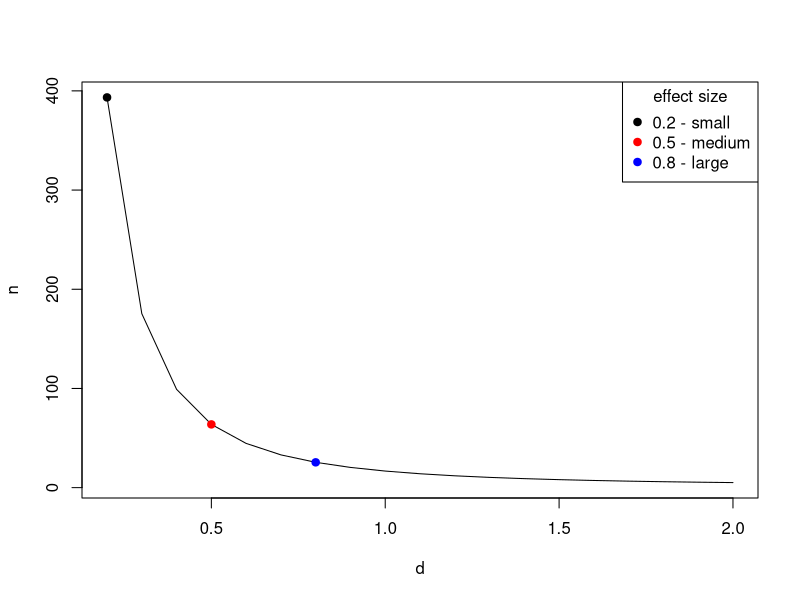
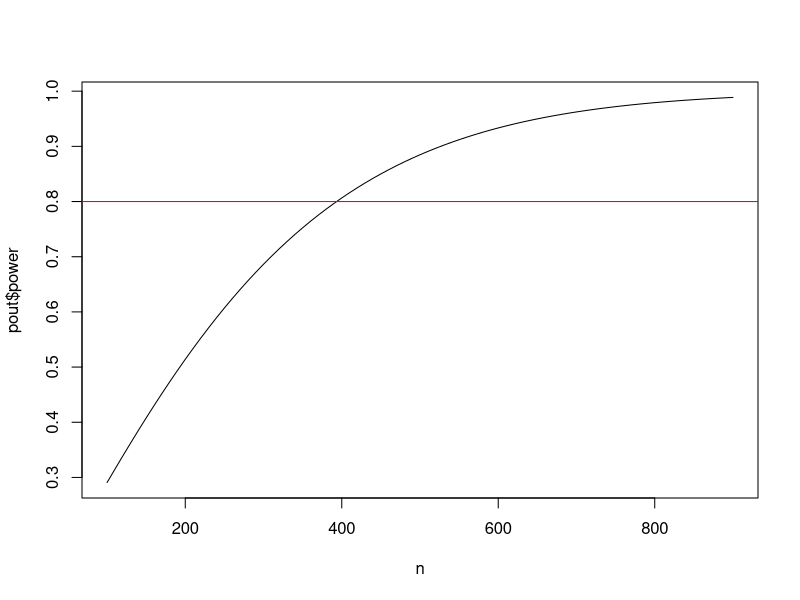
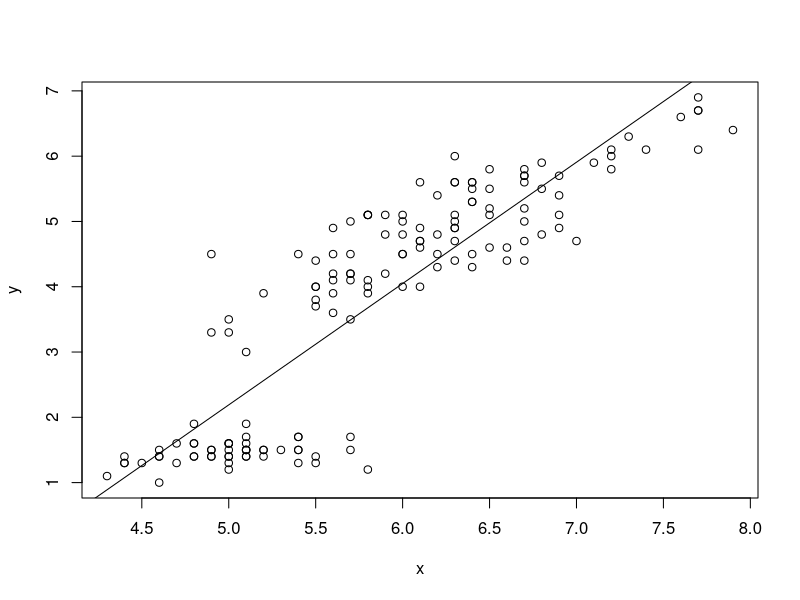

The R source for these figures, in order: (Note: this script raises an error after producing the figures.)
# Clay Ford
# Power and Sample Size Analysis
# Spring 2016
# UVa StatLab

# Power and sample size calculations for various statistical tests using the
# "pwr" package and a few built-in R functions


# install.packages("pwr")
library(pwr)


# pwr.p.test --------------------------------------------------------------

# one-sample test for proportions  (ES=h) 

# When we want to test if a proportion is equal to some hypothesized value 
# versus a null values, such as random chance, or 0.5. Notice it requires an
# effect size expressed as "h". Use the ES.h() function for this.

# This applies to our name tag example. Say we think people place name tags on 
# the left side of their chest 65% percent of the time versus random chance
# (50%). What sample size do we need to show this assuming a significance level
# (Type I error) of 0.05 and a desired power of 0.80?

# The effect size is .65 - .50 = .15. But notice that .16 - .01 = .15 as well. 
# The absolute differences are equal but notice their ratios:

0.65/0.50
0.16/0.01

# A difference of 0.16 and 0.01 is more dramatic than 0.65 and 0.50. Because of 
# this the latter difference requires a larger sample size than the former. 
# Hence the need to calculate an effect size that reflects this.

ES.h(p1 = 0.65, p2 = 0.50)
ES.h(p1 = 0.16, p2 = 0.01) # larger effect size

# NOTE: the effect size is calculated using an arcsine transformation.

# Now let's find the sample size. Notice we can use the ES.h function in the
# pwr.p.test function.

# In this particular statistical test, we want the p1 = alternative and p2 =
# Null: ES.h(p1 = 0.65, p2 = 0.50)

# How many people do I need to sample to reject the null of random chance (0.50)
# if the true proportion is 0.65, with 80% power and 0.05 significance?
pwr.p.test(h = ES.h(p1 = 0.65, p2 = 0.50), sig.level = 0.05, power = 0.80)

# We need 85 people to reject null with 80% probability and have only a 5%
# chance of Type I error.

# Say we think people place name tags on the left 75% percent of the time instead 
# of 50%. What is the power of our test if we survey 30 people provided
# we accept a significance level (Type I error) of 0.05? 
pwr.p.test(h = ES.h(p1 = 0.75, p2 = 0.50), n = 30, sig.level = 0.05)

# Notice the default is a "two.sided" test. This means we're simply testing that
# the alternative proportion is not 0.5. It could be lower or higher. Our test
# is more powerful if we're willing to believe the alternative is "greater" than
# .50 rather than "not equal" to .50. Set alternative = "greater"
pwr.p.test(h = ES.h(p1 = 0.75, p2 = 0.50), n = 30, sig.level = 0.05, 
           alternative = "greater")

# Equivalently we can think of one proportion being "less" than some value, say
# 0.4 versus random chance. Notice the effect is negative and resulting power is
# the same:
pwr.p.test(h = ES.h(p1 = 0.25, p2 = 0.50), n = 30, sig.level = 0.05, 
           alternative = "less")

# NOTE: Usually recommended to stick with the two-sided alternative.


# YOUR TURN!
# Say we think people place name tags on the left 70% percent of the time instead
# of 50%. What sample size do we need to show this assuming a significance level
# of 0.01, a desired power of 0.90, and a two-sided alternative?
pwr.p.test(h = ES.h(p1 = 0.70, p2 = 0.50), sig.level = 0.01, power = 0.90)


# pwr.2p.test -------------------------------------------------------------

# two-sample test for proportions (ES=h) 

# We want to test if two proportions are equal. To use this function, we once
# again need to calculate effect size using ES.h().

# EXAMPLE: Let's say I randomly sample male and female UVa undergrad students
# and ask them if they consume alcohol at least once a week. My null hypothesis
# is no difference in the proportion that answer yes. My alternative hypothesis
# is that there is a difference. (two-sided; one gender has higher proportion, I
# don't know which.) I'd like to detect a difference as small as 5%. How many
# students do I need to sample in each group if we want 80% power and 5% chance
# of Type 1 error?

# 55% vs. 50%
pwr.2p.test(h = ES.h(p1 = 0.55, p2 = 0.50), sig.level = 0.05, power = .80)
# 35% vs. 30%
pwr.2p.test(h = ES.h(p1 = 0.35, p2 = 0.30), sig.level = 0.05, power = .80)

# Sample size is per group. Always round sample size up.

# Base R has a function called power.prop.test that allows you to use the raw
# proportions in the function.
power.prop.test(p1 = 0.55, p2 = 0.50, sig.level = 0.05, power = .80)
power.prop.test(p1 = 0.35, p2 = 0.30, sig.level = 0.05, power = .80)

# Notice the results are slightly different. It calculates effect size
# differently.

# If we don't have any preconceived estimates of proportions or don't feel
# comfortable making estimates, we can use a conventional effect size:
cohen.ES(test = "p", size = "small") # 0.2
cohen.ES(test = "p", size = "medium") # 0.5
cohen.ES(test = "p", size = "large") # 0.8


# What sample size do I need to detect a small effect?
pwr.2p.test(h = 0.2, sig.level = 0.05, power = .80)

# What power do I have if I sample 100 per group and assume a medium effect?
pwr.2p.test(h = 0.5, sig.level = 0.05, n = 100)

# YOUR TURN! Let's say we're only able to randomly sample 80 students (40 per 
# group). What's the power of our two-sided test test if we assume a small
# effect size of 0.2 and we set significance level to 0.05?
pwr.2p.test(h = 0.2, sig.level = 0.05, n = 40)


# pwr.2p2n.test -----------------------------------------------------------

# two-sample test for proportions, unequal sample sizes (ES=h) 

# This function allows us to calculate power when we have unequal sample sizes. 
# We can also use it to find a sample size for one group when we already have
# data for another.

# Let's return to our undergraduate survey of alcohol consumption. It turns out 
# we were able to survey 543 males and 675 females. What's the power of our
# test?

# I honestly have no idea if there would be a difference, or if there was, how
# big that difference would be. I also have no idea about what the proportions
# would be. In this case we could use a "conventional" effect size. (Small,
# Medium, or Large)

# Let's say we're interested in being able to detect a "small" effect size.

cohen.ES(test = "p", size = "small") # 0.2

# So instead of use ES.h() with guesses at p1 and p2, I can just use the effect
# size 0.2.
pwr.2p2n.test(h = 0.2, n1 = 543, n2 = 675, sig.level = 0.05)

# Let's say I previously surveyed 763 females and found that p% said they 
# consumed alcohol once a week. I'd like to survey some males and see if a 
# significantly different proportion respond yes. How many do I need to sample 
# to detect a small effect size in either direction with 80% power and a
# significance level of 0.05?

pwr.2p2n.test(h = 0.2, n1 = 763, power = 0.8, sig.level = 0.05)
# or specify n2; it doesn't matter
pwr.2p2n.test(h = 0.2, n2 = 763, power = 0.8, sig.level = 0.05)



# pwr.t.test --------------------------------------------------------------

# one sample and two sample t tests for means (ES=d) 

# The effect size d is simply the difference in population means divided by the 
# standard deviation of either population (since they are assumed equal). This 
# is sometimes called "Cohen's d". Now we have to make a guess at the standard
# deviation!

# There is no function for effect size d. We have to calculate this ourselves.

# d = mean1 - mean2 / sd

# The cohen.ES function can return small, medium and large d values, which are
# 0.2, 0.5 and 0.8:
cohen.ES(test = "t", size = "small")
cohen.ES(test = "t", size = "medium")
cohen.ES(test = "t", size = "large")

# Two-sample t test

# I'm interested to know if there is a difference in the mean price of what male
# and female students pay at the library coffee shop. Let's say I randomly 
# observe 30 male and 30 female students check out from the coffee shop and note
# their total purchase price. How powerful is this experiment if I want to
# detect a "small" effect in either direction?

pwr.t.test(n = 30, d = 0.2, sig.level = 0.05) # n is per group

# How many do I need to observe for a test with 80% power?
pwr.t.test(d = 0.2, power = 0.80, sig.level = 0.05)

# What about medium and large effects?
pwr.t.test(n = 30, d = 0.5, sig.level = 0.05) 
pwr.t.test(d = 0.5, power = 0.8, sig.level = 0.05) 

pwr.t.test(n = 30, d = 0.8, sig.level = 0.05) # n is per group
pwr.t.test(d = 0.8, power = 0.8, sig.level = 0.05) 


# The default alternative is "two.sided". That is, we're looking for an effect 
# in either direction. We can specify the alternative as "greater" than 0 or
# "less" than 0. 

# alternative: greater than 0 (positive effect)
# what sample size do I need for 80% power?
pwr.t.test(d = 0.2, power = 0.80, sig.level = 0.05, alternative = "greater")

# alternative: less than 0 (negative effect)
# need to make the effect negative
# what sample size do I need for 80% power?
pwr.t.test(d = -0.2, power = 0.80, sig.level = 0.05, alternative = "less")

# same sample size in either case.

# Let's say we want to be able to detect a difference of at least 75 cents in 
# the mean purchase price. How can we convert that to an effect size? First we 
# need to make a guess at the population standard deviation. If we have 
# absolutely no idea, one rule of thumb is to take the difference between the 
# maximum and minimum values and divide by 4 (or 6). Let's say max is 10 and min
# is 1. So our guess at a standard deviation is 9/4 = 2.25. Therefore d is

d <- 0.75/2.25 # 0.333
pwr.t.test(d = d, power = 0.80, sig.level = 0.05)

# An effect size of 0.333 requires 143 per group 
# An effect size of 0.2 requires 394 per group.

# Let's see how effect size affects sample size. The results of the pwr
# functions can be saved:
pout <- pwr.t.test(d = d, power = 0.80, sig.level = 0.05)
# Then various parts can be extracted:
str(pout)
pout$n

# We can also do this directly as follows:
pwr.t.test(d = d, power = 0.80, sig.level = 0.05)$n

# Let's take advantage of that to create a plot of effect size versus required
# sample size for 80% power and 0.05 significance level:
d <- seq(0.2,2,0.1)
n <- sapply(d, function(x) pwr.t.test(d = x, power = 0.80, sig.level = 0.05)$n)
plot(d,n,type="l")
points(x = c(0.2,0.5,0.8), y = n[c(1,4,7)], pch=19, cex=1, col=c("black","red","blue"))
legend("topright", legend = c("0.2 - small","0.5 - medium","0.8 - large"), 
       col = c("black","red","blue"), 
       pch = 19, title = "effect size")

# We can see how crucial anticipated effect size is to determining sample size.

# If you don't like working with d, you can use the power.t.test function that 
# comes with base R. It allows you to specify "delta" (true difference in means)
# and "sd" (standard deviation):

power.t.test(delta = 0.75, sd = 2.25, sig.level = 0.05, power = 0.8)

# For any of the pwr functions we can provide multiple sample size values to get
# multiple power estimates. For example, let's see how power changes as we let n
# go from 100 to 300 by 25 using a "small" effect size of 0.2.

pwr.t.test(n = seq(100,500,100), d = 0.2, sig.level = 0.05)

# We can save this output and graph:
n <- seq(100,900,10)
pout <- pwr.t.test(n = n, d = 0.2, sig.level = 0.05)
plot(x = n, y = pout$power, type = "l")
abline(h = 0.8, col = "red")

# One-sample t-test

# To calculate power and sample size for one-sample t-test, I have to set the
# "type" argument to type = "one.sample"

# EXAMPLE: I'm convinced the average purchase price at the Library coffee shop 
# is over $3 per student. My null is $3 or less; my alternative is greater than 
# $3. I'd like to be able to detect a small effect with 90% power and 
# significance level of 0.05. How many transactions do I need to observe? Let's 
# say max purchase price is $10 and min is $1. So our guess at a standard
# deviation is 9/4 = 2.25. Therefore d is...

d <- 0.75/2.25
pwr.t.test(d = d, sig.level = 0.05, power = 0.90, alternative = "greater", 
           type = "one.sample")

# Another type is "paired". A paired t-test is basically the same as a 
# one-sample t-test. Instead of one sample of individual observations, you have 
# one sample of pairs of observations, where you take the difference between
# each pair to get a single sample of differences. Notice these produce the
# same result:
pwr.t.test(d = 0.2, sig.level = 0.05, power = 0.90, type = "paired")
pwr.t.test(d = 0.2, sig.level = 0.05, power = 0.90, type = "one.sample")



# pwr.t2n.test ------------------------------------------------------------

# two sample t test for means, unequal sample sizes (ES=d) 

# Find power for a t-test with 28 in one group and 35 in the other group and a
# medium effect size. (sig.level defaults to 0.05.)
pwr.t2n.test(n1 = 28, n2 = 35, d = 0.5)

# Find n1 sample size when other group has 35, desired power is 0.80, effect 
# size is 0.5 and significance level is 0.05:
pwr.t2n.test(n2 = 35, d = 0.5, power = 0.8)



# pwr.chisq.test ----------------------------------------------------------

# chi-squared tests (ES=w)

# There are two chi-square tests this function addresses:

# 1. goodness of fit test
# 2. contingency test, or test for association

# In a goodness of fit test, a single dimension of proportions is tested against
# a prespecified set of proportions which constitutes the null hypothesis. 
# Rejecting the null means we have sufficient evidence to conclude the data 
# don't appear to "fit" the prespecified set of proportions. If we were hoping 
# to show our data "fit" the prespecified set of proportions, then failure to
# reject the Null is a good thing.

# In a contingency test, or test of association, a two-way table of counts
# classified by two variables is tested against the expected table of counts
# given the two variables are independent. Rejecting the null means the data
# appear to be associated in some way.

# The effect size "w" differs depending on the test. The pwr package provides two
# functions to calculate both versions:

# ES.w1	- goodness of fit
# ES.w2	- test for association

# In essence, the effect size w measures the discrepancy between null and 
# alternative proportions over the cells in a table. These formulas are provided
# in Chapter 7 of Cohen (1988).

# ES.w1(P0, P1)
# P0 - First set of k probabilities (null hypothesis)
# P1 - Second set of k probabilities (alternative hypothesis)

# ES.w2(P)
# P	- A two-way probability table (alternative hypothesis)

# As we can see calculating an effect size takes a bit of work. If you like, you
# can go with small, medium or large: 0.10, 0.30, 0.50

# Finally, the pwr.chisq.test requires specifying degrees of freedom (df).

# goodness of fit: df = number of cells - 1
# test of association: (Var1 number of categories - 1) * (Var2 number of categories - 1)

# Let's work some examples!

# Goodness of fit

# EXAMPLE: (From Cohen, example 7.1) A market researcher is seeking to determine
# preference among 4 package designs. He arranges to have a panel of 100 
# consumers. He wants to perform a chi-square goodness of fit test against the 
# null of equal preference (25% for each design) with a significance level of 
# 0.05. What's the power of the test if 3/8 of the population actually prefers 
# design 1 and the remaining 5/8 are split over the other 3 designs?

# We need to create vectors of null and alternative proportions:
P0 <- rep(0.25, 4)
P1 <- c(3/8, rep((5/8)/3, 3))
# Now use them in the effect size function
ES.w1(P0,P1)

# To calculate power, specify effect size, N, and degrees of freedom (4-1).
pwr.chisq.test(w=ES.w1(P0,P1), N=100, df=(4-1), sig.level=0.05)

# How many subjects do we need to achieve 80% power?
pwr.chisq.test(w=ES.w1(P0,P1), df=(4-1), power=0.8, sig.level = 0.05)

# If our alternative is correct - people prefer design 1 - then we need to
# survey at least 131 people to detect this with 80% power.

# test of association

# EXAMPLE: I want to see if there's an association between gender and flossing
# teeth among UVa students. I randomly sample 100 students (male and female) and
# ask whether or not they floss daily. I want to carry out a chi-square test of 
# association to determine if there's an association between these two 
# variables. As usual I set my significance level to 0.05. To determine effect 
# size I need to propose an alternative hypothesis, which in this case is a 
# table of proportions.

prob <- matrix(c(0.10,0.20,0.40,0.30), ncol=2, 
               dimnames = list(c("M","F"),c("Floss","No Floss")))
prob

# Even proportion of male and female, but I want to detect if at least 10% more
# females floss.

# Now use the matrix to calculate effect size:
ES.w2(prob)

# We also need degrees of freedom.
# DF = (2 - 1) * (2 - 1) = 1

# And calculate power:
pwr.chisq.test(w = ES.w2(prob), N = 100, df = 1, sig.level = 0.05)

# How many students should I survey if I wish to achieve 90% power?
pwr.chisq.test(w = ES.w2(prob), power = 0.9, df = 1, sig.level = 0.05)

# Even though I constructed the matrix to show females flossing more often, the 
# results apply regardless of the direction of the association we might find. 
# With 221 people sampled and an effect of 0.218 truly present in the 
# population, we have 90% power to reject the null of no association between
# gender and flossing.

# If you don't suspect association in either direction, or you don't feel like
# building a matrix in R, you can go with a conventional effect size.

cohen.ES(test = "chisq", size = "small")
pwr.chisq.test(w = 0.1, N = 100, df = 1, sig.level = 0.05)
pwr.chisq.test(w = 0.1, power = 0.9, df = 1, sig.level = 0.05)


# pwr.r.test --------------------------------------------------------------

# correlation test (ES=r) 

# The correlation test allows us to test whether there is any linear 
# relationship between two continuous variables. In other words, can we reject
# the null hypothesis of the correlation coefficient being 0. 

# Here's an example of what appears to be a linear relationship. (Note: The iris
# dataset comes with R.)
head(iris)
x <- iris$Sepal.Length
y <- iris$Petal.Length
plot(x,y)

# The correlation is high. Recall correlation ranges from -1 to 1.
cor(x,y)

# We can fit a straight line to the data using simple linear regression:
lm(y ~ x)
coef(lm(y ~ x)) # just view coefficients

# and draw the fitted line
abline(lm(y ~ x))

# the slope of the line is related to the correlation coefficient:
coef(lm(y ~ x))[2] # slope
# same as...
cor(x, y) * sd(y)/sd(x)

# So testing if the correlation is 0 is the same as testing if the slope in the
# simple linear regression is 0.

# The nice thing about correlation is that it's already unitless, so we don't
# require a formula to calculate effect size.

# For what it's worth, here are suggested small, medium and large effect sizes:
cohen.ES(test = "r", size = "small")
cohen.ES(test = "r", size = "medium")
cohen.ES(test = "r", size = "large")

# Let's say I'm a web developer and I want to conduct an experiment with one of 
# my sites. I want to randomly select a group of people, ranging in age from 18 
# - 65, and time them how long it takes them to complete a task, say locate some
# piece of information. I suspect there may be a "small" positive linear
# relationship between time it takes to complete the task and age. How many
# subjects do I need to detect this relationship with 80% power and the usual
# 0.05 significance level?

pwr.r.test(r = 0.1, sig.level = 0.05, power = 0.8, alternative = "greater")

# The "arctangh transformation" approximates the normal distribution, which is 
# used in the power and sample size calculations.

# The default is a two-sided test. We specify alternative = "greater" since we 
# believe there is small positive effect. That is, our null is correlation <= 0
# vs the alternative that correlation is > 0. 

# What if I just want to detect a small effect in either direction (positive or
# negative correlation)? Use the default settings of "two.sided"
pwr.r.test(r = 0.1, sig.level = 0.05, power = 0.8, alternative = "two.sided")

# And what if I hypothesize a negative effect (decreased time as age increases)?
# We need to make the effect size negative and specify alternative = "less"
pwr.r.test(r = -0.1, sig.level = 0.05, power = 0.8, alternative = "less")

# Of course the number of subjects is the same as alternative = "greater".

# YOUR TURN:
# What's the power of my test if I recruit 50 people and I hypothesize a medium
# positive effect?
pwr.r.test(n = 50, r = 0.3, sig.level = 0.05, alternative = "greater")



# power.anova.test --------------------------------------------------------

# balanced one-way analysis of variance tests

# ANOVA, or Analysis of Variance, tests whether or not means differ between more
# than 2 groups. One-way means one explanatory variable. Balanced means we have
# equal sample size in each group. The null hypothesis is that the means are all
# equal.

# Let's start with the power.anova.test function that comes with base R. It's 
# easier to use than pwr.anova.test and does not require calculating an effect
# size.

# The power.anova.test function requires you to specify the number of groups, 
# the between group variance (between.var), and the within group variance
# (within.var).

# EXAMPLE: Let's say I'm a web developer and I'm interested in 3 web site 
# designs for a client. I'd like to know which design(s) help users find 
# information fastest, or which design requires the most time. I design an 
# experiment where I have 3 groups of randomly selected people use one of the 
# designs to find some piece of information and I record how long it takes. (All
# groups look for the same information.) How many people do I need in each group
# if I believe two of the designs will take 30 seconds and one will take 35
# seconds? Assume population standard deviation is 10 and that I desire power
# and significance levels of 0.8 and 0.05.

# The between group variance:
var(c(30, 30, 35))

# The within group variance:
10^2

gm <- c(30, 30, 35)
power.anova.test(groups = 3, between.var = 25, within.var = 10^2, power = 0.8)
pwr.anova.test()

# The pwr.anova.test function requires you to provide an effect size. The effect
# size, f, for k groups is calculated as follows:

# f = sd_means / sd_populations

# Translation: standard deviation of the k means divided the common standard 
# deviation of the populations involved.

# Perhaps easier and more practical to just use conventional effect sizes: 0.1, 
# 0.25, 0.4. 

cohen.ES(test = "anov", size = "small")
cohen.ES(test = "anov", size = "medium")
cohen.ES(test = "anov", size = "large")

# Returning to example, How many people do I need in each group if I want to
# detect a medium effect with 80% power and a significance level of 0.05.
pwr.anova.test(k = 3, f = 0.25, sig.level = 0.05, power = 0.8)

# Or what's the power of my test to detect a medium effect if I get 50 for each
# group?
pwr.anova.test(k = 3, f = 0.25, sig.level = 0.05, n = 50)



# pwr.f2.test -------------------------------------------------------------

# test for the general linear model (ES=f2) 

# By "general linear model" we basically mean multiple regression. This is a 
# little tricky to use because not only do we have to supply an "effect size" 
# (f2), we also have to supply numerator (u) and denominator (v) degrees of 
# freedom instead of sample size. These last two refer to the F test that tests 
# whether all the model coefficients (except the intercept) are 0. We can also 
# think of this as a test that the proportion of variance explained by the model
# predictors is 0. 

# Example of F test using the stackloss data that comes with R. 
head(stackloss)

# Regress stack.loss on the other 3 variables and view summary of results.
# Results of F test are last line in summary
summary(lm(stack.loss ~ ., data=stackloss))

# Multiple R-squared:  0.9136
# F-statistic:  59.9 on 3 and 17 DF,  p-value: 3.016e-09

# u = 3 (numerator DF)
# v = 17 (denominator DF)

# u is simply the number of coefficients you'll have in your model (again, minus
# the intercept).

# v is the number of error degrees of freedom. It equals n - u - 1. So if we
# want to determine sample size for a given power and effect size, we actually
# find v, which we then use to solve n = v + u + 1.


# The effect size is determined as follows:

# f2 = PV_s / PV_e

# where PV_s = proportion of variance explained by the predictors (signal) and
# PV_e = proportion of variance unexplained (error or noise)

# Another way to express this is 

# f2 = R-squared / (1 - R-squared)

# Where R-squared is the coefficient of determination, R^2. Also described as
# the "proportion of variance explained".

# To determine your effect size you hypothesize the proportion of variance your
# model explains, or the R-squared. For example, 0.45. This leads to an effect size of
0.45/(1 - 0.45) # 0.81

# It should be noted we can reverse this. Given an effect size, we can determine
# R-squared as ES / (1 + ES)
0.81/(1 + 0.81) # 0.45

# Again we have suggested small, medium and large effect sizes:

cohen.ES(test = "f2", size = "small") # 0.02
# R-squared:
0.02/(1 + 0.02) # 0.019

cohen.ES(test = "f2", size = "medium") # 0.15
# R-squared:
0.15/(1 + 0.15) # 0.130

cohen.ES(test = "f2", size = "large") # 0.35
# R-squared:
0.35/(1 + 0.35) # 0.259

# Obviously these are debatable!

# Let's say I'm a web developer and I want to conduct an experiment with one of 
# my sites. I want to randomly select a group of people, ranging in age from 18 
# - 65, and time them how long it takes them to complete a task, say locate some
# piece of information. I know there will be variability in the observed times. 
# I think age, gender and years of education may explain this variability. How 
# powerful is my experiment if I recruit 40 subjects and I want to be able to 
# detect at least 30% explained variance (R^2 = .30) with a 0.05 significance 
# level?

# Three predictors, so u = 3
# 40 subjects, so v = 40 - 3 - 1
# R^2 = .30, so effect size f2 = 0.3/(1 - 0.3)

pwr.f2.test(u = 3, v = 40 - 3 - 1, f2 = 0.3/(1 - 0.3), sig.level = 0.05)

# How many subjects do I need if I want to be able to detect at least 30%
# explained variance (R^2 = .30) with 80% power and the usual 0.05 significance
# level? We have to find v and than derive n.

pwr.f2.test(u = 3, f2 = 0.3/(1 - 0.3), sig.level = 0.05, power = 0.8)
# now find n
26 + 3 + 1

# It's important to note that the alternative hypothesis here is that at least 
# one of the coefficients in my model is not 0. This doesn't mean we need at 
# least 30 subjects to have all coefficients significant. It just means 30 
# subjects gives us 80% chance of correctly detecting the effect of at least one
# of our predictors, provided one or more truly affect our response.



# THE END
